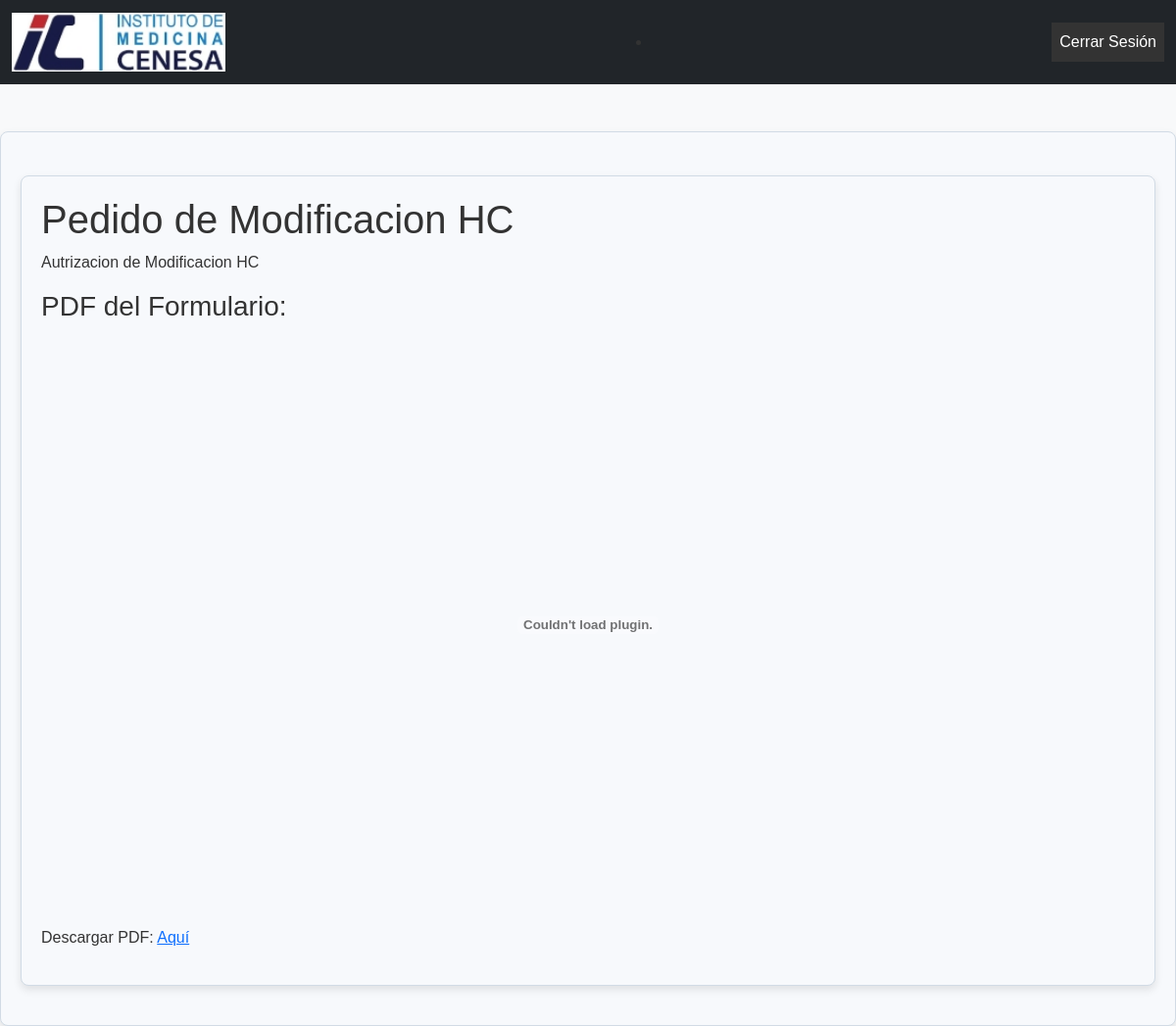
/12/ver/ (signed in), run on the app's committed database.
### formularios/models.py (models this page shows, shortened)
class Formulario(models.Model):
    nombre = models.CharField(max_length=255)
    descripcion = models.TextField()
    pdf = models.FileField(upload_to='pdfs/', blank=True, null=True)
    fecha_creacion = models.DateTimeField(auto_now_add=True)

### formularios/views.py (the view)
# urls.py: path('<int:id>/ver/', views.ver_formulario, name='ver_formulario'),
@login_required
def ver_formulario(request, id):
    formulario = get_object_or_404(Formulario, id=id)
    return render(request, 'formularios/ver_formulario.html', {'formulario': formulario})

### formularios/context_processors.py (called while the page is built)
def agregar_tipo_usuario(request):
    if request.user.is_authenticated:
        perfil = PerfilUsuario.objects.filter(usuario=request.user).first()
        return {'tipo_usuario': perfil.tipo_usuario.nombre if perfil else None}
    return {}

### formularios/templates/formularios/ver_formulario.html (shortened to what this page needs)
{% extends 'base.html' %}
{% load static %}
{% block content %}
    <div class="container mt-4">
        <h1>{{ formulario.nombre }}</h1>
        <p>{{ formulario.descripcion }}</p>
        {% if formulario.pdf %}
            <h3>PDF del Formulario:</h3>
            <embed src="{{ formulario.pdf.url }}" width="100%" height="600px" type="application/pdf" />
            <p>Descargar PDF: <a href="{{ formulario.pdf.url }}" target="_blank">Aquí</a></p>
        {% else %}
            <p>No hay un archivo PDF asociado a este formulario.</p>
        {% endif %}
    </div>
{% endblock %}

### formularios/static/css/styles.css (style rules this page uses)
body { font-family: 'Poppins', sans-serif; background-color: #f8f9fa; color: #333; margin: 0; padding: 0; }
.container { background-color: #f7f9fc; border: 1px solid #d1dbe5; border-radius: 8px; box-shadow: 0 4px 8px rgba(0, 0, 0, 0.1); padding: 20px; margin: 20px auto; max-width: 1200px; }
html, body { height: 100%; }

### data on the page
Formulario: nombre "Pedido de Modificacion HC", descripcion "Autrizacion de Modificacion HC"
